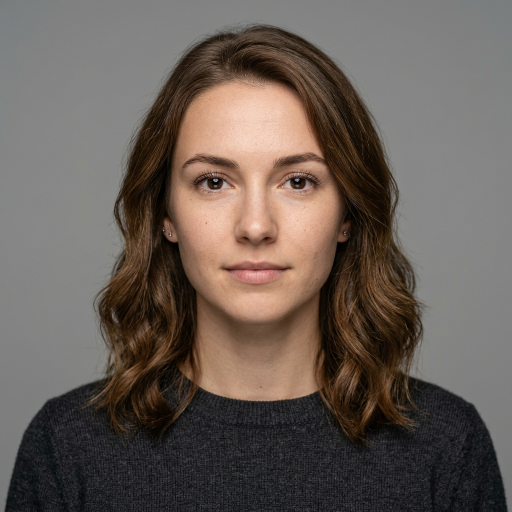
#> input picture samples/AI_face_01.jpg, 1024 x 1024 px (shown at 1/2 size); its folder holds only this picture in this run
$ python -i faces.py   (imports and definitions only)   (older library calls are emulated)
#> lines starting #> are read from the running program, lines starting #| are printed output that depends on the picture
#> further down, picture is the input picture: PIL image 1024x1024 RGB; mean R, G, B 103.8, 93.3, 86.7
"""
faces.py: find faces and prepare them for close inspection.

Calibration (tests/test_faces.py, scratch experiments): comparing a face's noise level and error
level with its surroundings did NOT separate 91 synthetic face swaps (feathered blend, re-saved
once) from 8 real and 13 AI-generated portraits, so those readings are shown as experimental
context and never change the verdict. What the face view adds is (1) where the faces are, for the
markers, and (2) zoomed close-ups sent to the vision model, which sees blending seams, warped
teeth or eyes and mismatched skin far better at full resolution than in a downscaled whole image.

Detector: OpenCV Haar cascade (frontal faces). Uses cv2.data when the pip package ships it,
otherwise the copy in models/ (BSD licence, from the OpenCV repository).
"""

from __future__ import annotations

import os
from pathlib import Path

import numpy as np
from PIL import Image, ImageDraw

try:
    import cv2
except Exception:  # pragma: no cover
    cv2 = None

_MODEL = Path(__file__).resolve().parent / "models" / "haarcascade_frontalface_alt.xml"
_cascade = None
MAX_FACES = 6


_missing = False


def _detector():
    """The face detector, or None when this OpenCV build doesn't include it (some OpenCV 5 builds
    moved CascadeClassifier out): then the face step is skipped instead of failing the analysis."""
    global _cascade, _missing
    if _missing:
        return None
    if cv2 is None or not hasattr(cv2, "CascadeClassifier"):
        _missing = True
        return None
    if _cascade is None:
        candidates = [_MODEL]
        data = getattr(cv2, "data", None)
        if data is not None:
            candidates.insert(0, Path(data.haarcascades) / "haarcascade_frontalface_alt.xml")
        for p in candidates:
            if p.exists():
                try:
                    c = cv2.CascadeClassifier(str(p))
                except Exception:
                    continue
                if not c.empty():
                    _cascade = c
                    break
        if _cascade is None:
            _missing = True
    return _cascade


def available() -> bool:
    return _detector() is not None


def detect(img: Image.Image, max_side: int = 1024) -> list[list[int]]:
    """Face boxes [x0, y0, x1, y1] in image pixels, largest first."""
#> called with max_side = 1024
    casc = _detector()
    if casc is None:
        return []
    gray = np.asarray(img.convert("L"))
    h, w = gray.shape
#> h = 1024; w = 1024
    s = min(1.0, max_side / max(w, h))
#> s = 1
    small = cv2.resize(gray, (max(1, int(w * s)), max(1, int(h * s)))) if s < 1 else gray
    small = cv2.equalizeHist(small)
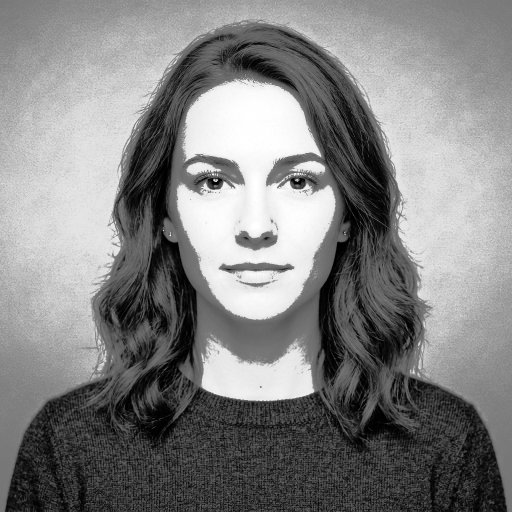
#> small: shape (1024, 1024) (shown at 1/2 size); min 0, max 255, mean 130
    min_side = max(24, int(0.05 * min(small.shape)))
#> min_side = 51
    found = casc.detectMultiScale(small, scaleFactor=1.1, minNeighbors=5, minSize=(min_side, min_side))
#> found = [[312, 202, 403, 403]]
    boxes = [[int(x / s), int(y / s), int((x + fw) / s), int((y + fh) / s)] for x, y, fw, fh in found]
#> boxes = [[312, 202, 715, 605]]
    boxes.sort(key=lambda b: -(b[2] - b[0]) * (b[3] - b[1]))
    return boxes[:MAX_FACES]


def _expand(box, img_size, factor):
    x0, y0, x1, y1 = box
    cx, cy, half = (x0 + x1) / 2, (y0 + y1) / 2, (x1 - x0) * factor / 2
    W, H = img_size
    return [int(max(0, cx - half)), int(max(0, cy - half * 1.1)), int(min(W, cx + half)), int(min(H, cy + half * 1.1))]


def closeups(img: Image.Image, boxes: list[list[int]], size: int = 512, limit: int = 3) -> list[Image.Image]:
    """Face crops with some context (hairline, jaw, neck), scaled to `size` for the vision model."""
    out = []
    for b in boxes[:limit]:
        crop = img.convert("RGB").crop(_expand(b, img.size, 1.6))
        if max(crop.size) > size:
            crop.thumbnail((size, size), Image.LANCZOS)
        elif max(crop.size) < size:
            k = size / max(crop.size)
            crop = crop.resize((int(crop.width * k), int(crop.height * k)), Image.LANCZOS)
        out.append(crop)
    return out


def _readings(gray: np.ndarray, box) -> dict:
    """Experimental: noise and fine detail inside the face compared with a ring around it."""
    H, W = gray.shape
    x0, y0, x1, y1 = box
    cx, cy, rx, ry = (x0 + x1) / 2, (y0 + y1) / 2, (x1 - x0) / 2, (y1 - y0) / 2
    pad = int(max(rx, ry) * 1.7)
    X0, Y0, X1, Y1 = max(0, int(cx - pad)), max(0, int(cy - pad)), min(W, int(cx + pad)), min(H, int(cy + pad))
    g = gray[Y0:Y1, X0:X1]
    if g.size < 400:
        return {}
    yy, xx = np.mgrid[Y0:Y1, X0:X1]
    r = np.sqrt(((xx - cx) / rx) ** 2 + ((yy - cy) / ry) ** 2)
    blur = cv2.GaussianBlur(g, (0, 0), 1.0)
    hp = np.abs(g - blur)
    grad = cv2.GaussianBlur(np.abs(cv2.Laplacian(g, cv2.CV_32F)), (0, 0), 2) + 1
    inner, ring = r < 0.6, (r > 1.1) & (r < 1.6)
    if inner.sum() < 50 or ring.sum() < 50:
        return {}
    lo, hi = np.percentile(grad[inner], [25, 75])
    si, sr = inner & (grad >= lo) & (grad <= hi), ring & (grad >= lo) & (grad <= hi)
    if si.sum() < 30 or sr.sum() < 30:
        return {}
    noise = float(np.log((np.median(hp[si]) + 0.05) / (np.median(hp[sr]) + 0.05)))
    sharp_in = float(np.median(grad[inner])) / (float(np.median(g[inner])) + 1)
    sharp_out = float(np.median(grad[ring])) / (float(np.median(g[ring])) + 1)
    return {"noise_vs_surroundings": round(noise, 2),
            "detail_vs_surroundings": round(float(np.log((sharp_in + 1e-3) / (sharp_out + 1e-3))), 2)}


def analyse(img: Image.Image) -> tuple[dict, list[Image.Image], Image.Image | None]:
    """(stats, close-ups for the vision model, overlay image or None)."""
    if not available():
        return {"status": "skipped", "faces": [],
                "detail": "Face detection isn't available in this OpenCV build (pip install opencv-contrib-python-headless)."}, [], None
    rgb = img.convert("RGB")
    boxes = detect(rgb)
#> boxes = [[312, 202, 715, 605]]
    if not boxes:
        return {"status": "ok", "count": 0, "faces": []}, [], None
    gray = np.asarray(rgb.convert("L"), np.float32)
    W, H = rgb.size
#> W = 1024; H = 1024
    faces = []
    for i, b in enumerate(boxes):
        area = (b[2] - b[0]) * (b[3] - b[1]) / (W * H)
        faces.append({"n": i + 1, "box": b, "share_of_image": round(area, 4), **_readings(gray, b),
                      "closeup": i < 3})
#> this loop made 1 pass
#> (area, H in _readings, W in _readings, x0 in _readings, y0 in _readings, x1 in _readings, y1 in _readings, cx in _readings) on pass 1: (0.155, 1024, 1024, 312, 202, 715, 605, 513.5)
#> pass 1, in _readings, `yy, xx = np.mgrid[Y0:Y1, X0:X1]`:
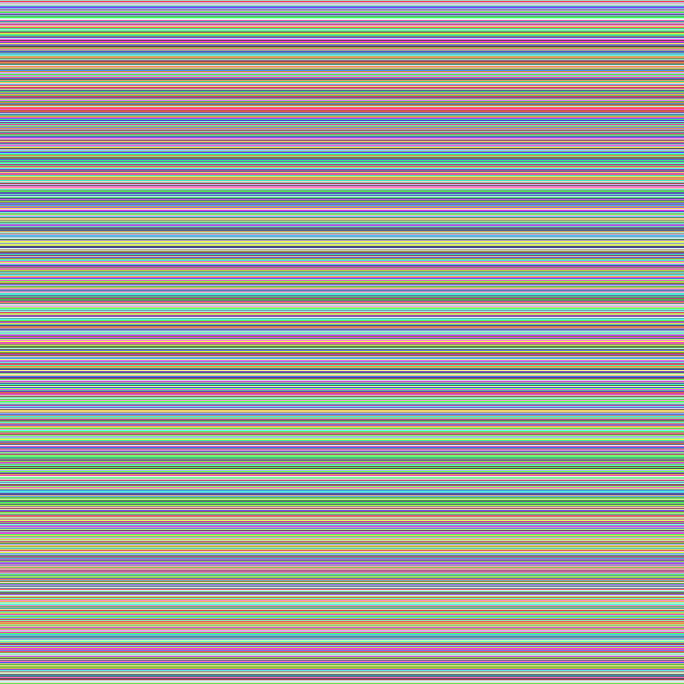
#> yy: shape (684, 684) int64; 684 distinct labels, from 61 to 744; one colour per label, 0 black
#> pass 1, in _readings, `yy, xx = np.mgrid[Y0:Y1, X0:X1]`:
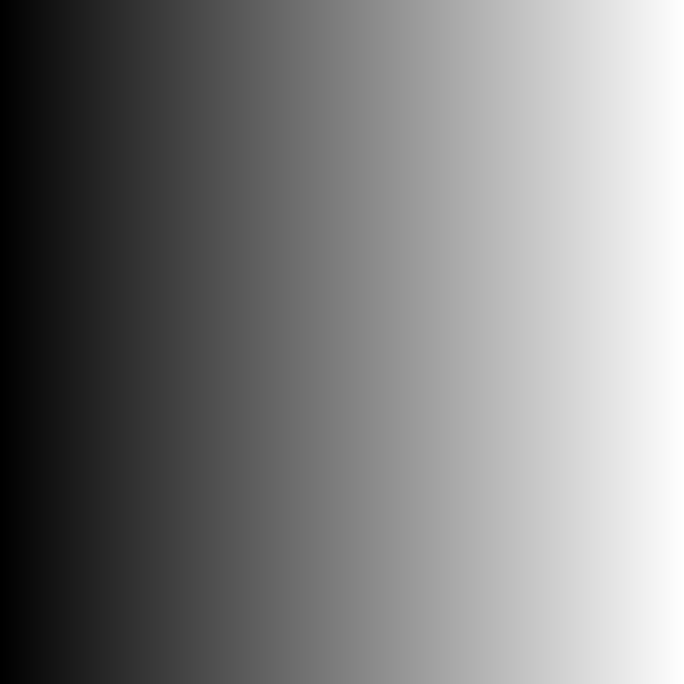
#> xx: shape (684, 684) int64; min 171, max 854, mean 512.5; drawn with min black and max white
#> pass 1, in _readings, `r = np.sqrt(((xx - cx) / rx) ** 2 + ((yy - cy) / ry) ** 2)`:
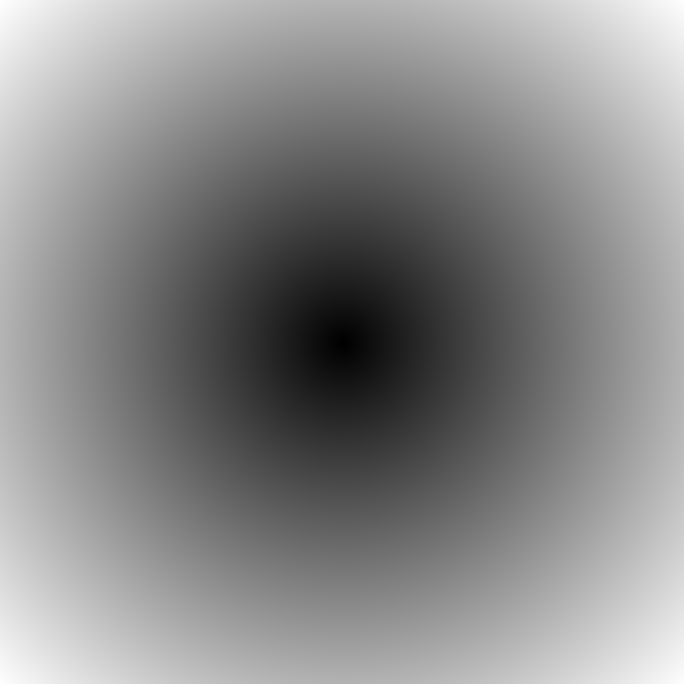
#> r: shape (684, 684) float64; min 0.00351, max 2.4, mean 1.3; drawn with min black and max white
#> after the loop, faces = 1 item
    return {"status": "ok", "count": len(faces), "faces": faces}, closeups(rgb, boxes), overlay(rgb, boxes)
#> the loop in closeups, `for b in boxes[:limit]:` made 1 pass
#> (x0 in _expand, y0 in _expand, x1 in _expand, y1 in _expand, cx in _expand, cy in _expand, half in _expand, W in _expand) on pass 1: (312, 202, 715, 605, 513.5, 403.5, 322.4, 1024)
#> pass 1, in closeups, `crop = img.convert("RGB").crop(_expand(b, img.size, 1.6))`:
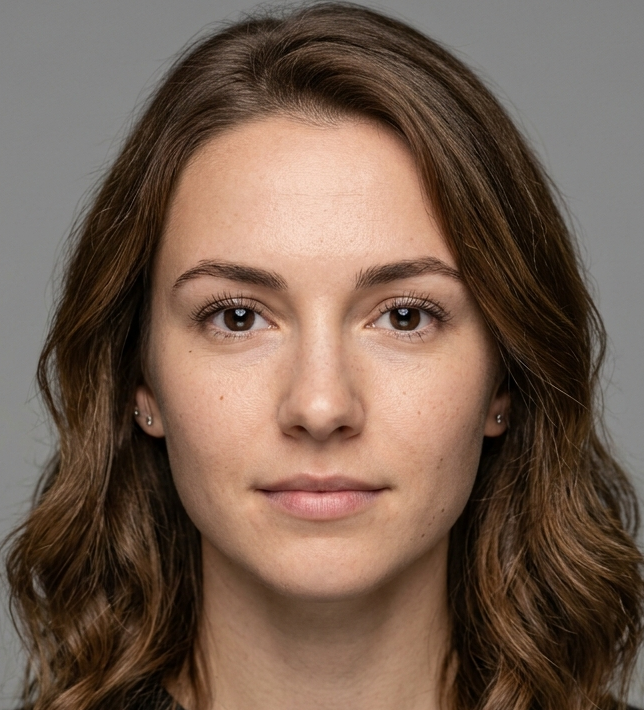
#> crop: PIL image 644x710 RGB; mean R, G, B 117, 94.6, 80.3


def overlay(img: Image.Image, boxes: list[list[int]]) -> Image.Image:
    """The image dimmed outside the faces, so the faces stand out when wiped against the photo."""
    rgb = img.convert("RGB")
    dim = Image.blend(rgb, Image.new("RGB", rgb.size, (20, 32, 43)), 0.62)
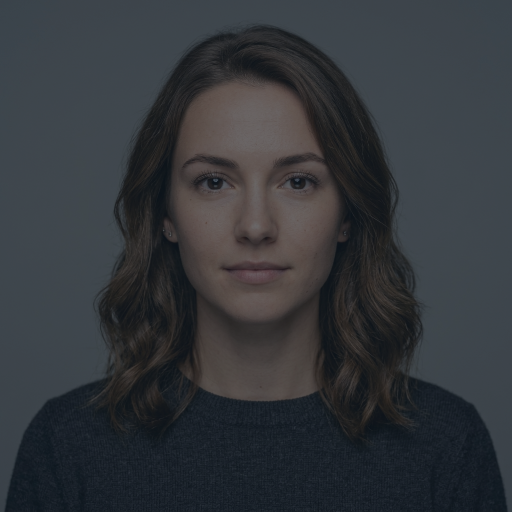
#> dim: PIL image 1024x1024 RGB (shown at 1/2 size); mean R, G, B 51.4, 54.8, 59.1
    mask = Image.new("L", rgb.size, 0)
#> mask: PIL image 1024x1024 L; every value is 0
    d = ImageDraw.Draw(mask)
    for b in boxes:
        e = _expand(b, rgb.size, 1.25)
        d.ellipse(e, fill=255)
#> this loop made 1 pass
#> (x0 in _expand, y0 in _expand, x1 in _expand, y1 in _expand, cx in _expand, cy in _expand, half in _expand, W in _expand) on pass 1: (312, 202, 715, 605, 513.5, 403.5, 251.9, 1024)
    out = Image.composite(rgb, dim, mask)
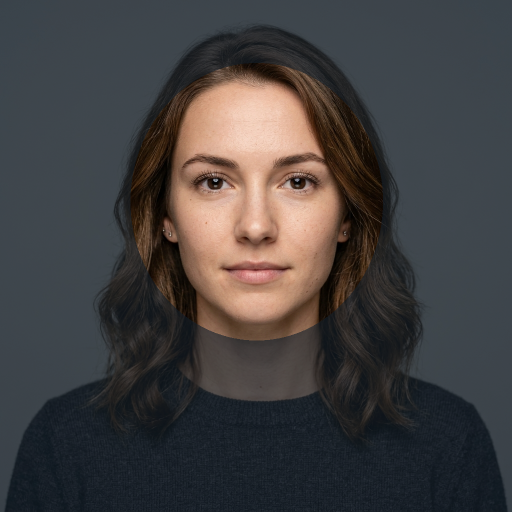
#> out: PIL image 1024x1024 RGB (shown at 1/2 size); mean R, G, B 66.5, 64, 64.4
    d2 = ImageDraw.Draw(out)
    lw = max(2, rgb.width // 400)
#> lw = 2
    for b in boxes:
        d2.ellipse(_expand(b, rgb.size, 1.25), outline=(242, 194, 48), width=lw)
#> this loop made 1 pass
    return out

>>> from PIL import Image
>>> picture = Image.open('samples/AI_face_01.jpg')
>>> result = analyse(picture)

$ run again, on samples/AI_face_02.jpg
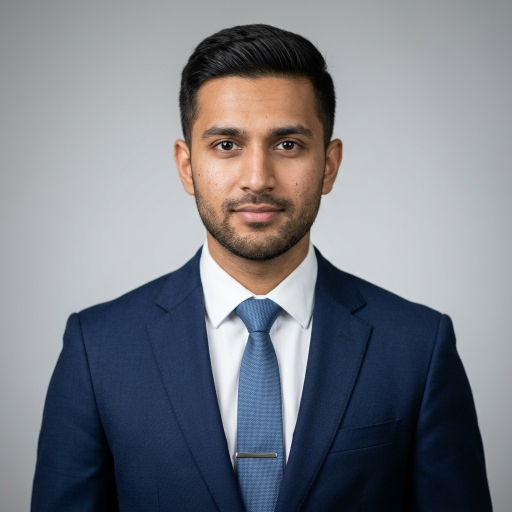
#> input picture samples/AI_face_02.jpg, 1024 x 1024 px (shown at 1/2 size)
#> picture is the input picture: PIL image 1024x1024 RGB; mean R, G, B 122.3, 125.5, 132.7
#> found = [[343, 163, 337, 337]]
#> in detect, `boxes = [[int(x / s), int(y / s), int((x + fw) / s), int((y + fh) / s)..`: boxes = [[343, 163, 680, 500]]
#> the loop in analyse, `for i, b in enumerate(boxes):` made 1 pass
#> (area, H in _readings, W in _readings, x0 in _readings, y0 in _readings, x1 in _readings, y1 in _readings, cx in _readings) on pass 1: (0.108, 1024, 1024, 343, 163, 680, 500, 511.5)
#> pass 1, in _readings, `yy, xx = np.mgrid[Y0:Y1, X0:X1]`:
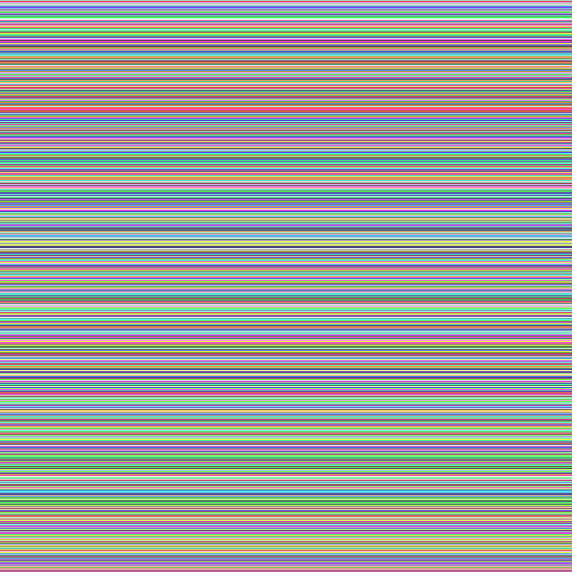
#> yy: shape (572, 572) int64; 572 distinct labels, from 45 to 616; one colour per label, 0 black
#> after the loop in analyse, `for i, b in enumerate(boxes):`: faces = 1 item
#> the loop in closeups, `for b in boxes[:limit]:` made 1 pass
#> (x0 in _expand, y0 in _expand, x1 in _expand, y1 in _expand, cx in _expand, cy in _expand, half in _expand, W in _expand) on pass 1: (343, 163, 680, 500, 511.5, 331.5, 269.6, 1024)
#> mask: PIL image 1024x1024 L; every value is 0
#> the loop in overlay, `for b in boxes:` made 1 pass
#> (x0 in _expand, y0 in _expand, x1 in _expand, y1 in _expand, cx in _expand, cy in _expand, half in _expand, W in _expand) on pass 1: (343, 163, 680, 500, 511.5, 331.5, 210.6, 1024)
#> in overlay, `out = Image.composite(rgb, dim, mask)`:
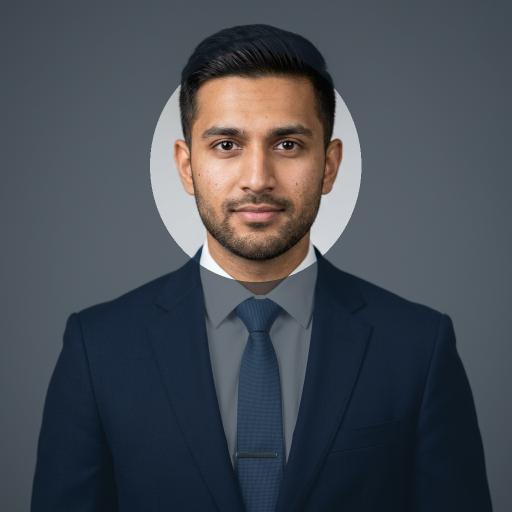
#> out: PIL image 1024x1024 RGB (shown at 1/2 size); mean R, G, B 70.5, 75.7, 83
#> the loop in overlay, `for b in boxes:` made 1 pass

$ run again, on samples/AI_face_03.jpg
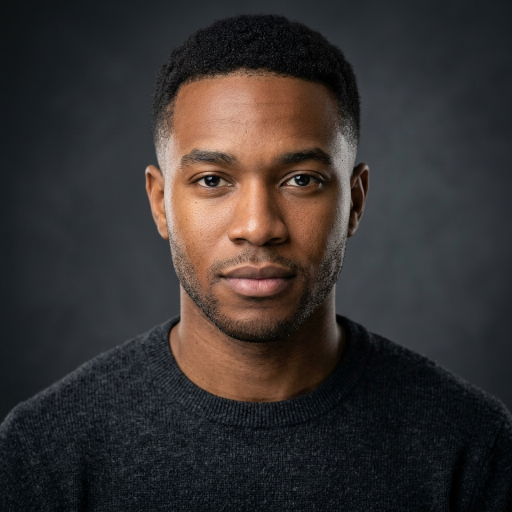
#> input picture samples/AI_face_03.jpg, 1024 x 1024 px (shown at 1/2 size)
#> picture is the input picture: PIL image 1024x1024 RGB; mean R, G, B 54.3, 49.1, 48
#> found = [[271, 173, 478, 478]]
#> in detect, `boxes = [[int(x / s), int(y / s), int((x + fw) / s), int((y + fh) / s)..`: boxes = [[271, 173, 749, 651]]
#> the loop in analyse, `for i, b in enumerate(boxes):` made 1 pass
#> (area, H in _readings, W in _readings, x0 in _readings, y0 in _readings, x1 in _readings, y1 in _readings, cx in _readings) on pass 1: (0.218, 1024, 1024, 271, 173, 749, 651, 510)
#> pass 1, in _readings, `yy, xx = np.mgrid[Y0:Y1, X0:X1]`:
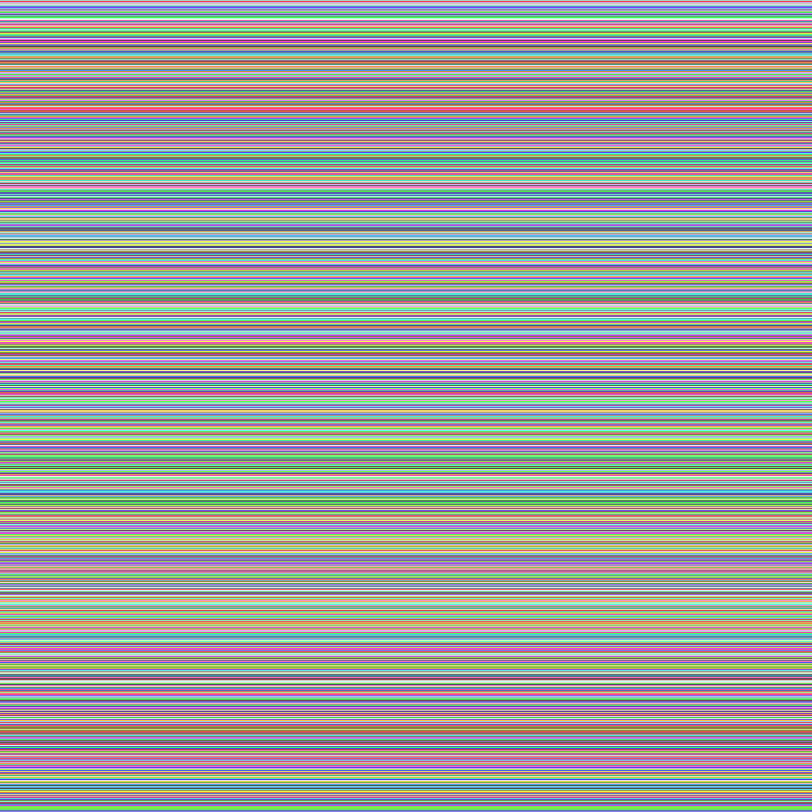
#> yy: shape (812, 812) int64; 812 distinct labels, from 6 to 817; one colour per label, 0 black
#> after the loop in analyse, `for i, b in enumerate(boxes):`: faces = 1 item
#> the loop in closeups, `for b in boxes[:limit]:` made 1 pass
#> (x0 in _expand, y0 in _expand, x1 in _expand, y1 in _expand, cx in _expand, cy in _expand, half in _expand, W in _expand) on pass 1: (271, 173, 749, 651, 510, 412, 382.4, 1024)
#> mask: PIL image 1024x1024 L; every value is 0
#> the loop in overlay, `for b in boxes:` made 1 pass
#> (x0 in _expand, y0 in _expand, x1 in _expand, y1 in _expand, cx in _expand, cy in _expand, half in _expand, W in _expand) on pass 1: (271, 173, 749, 651, 510, 412, 298.8, 1024)
#> in overlay, `out = Image.composite(rgb, dim, mask)`:
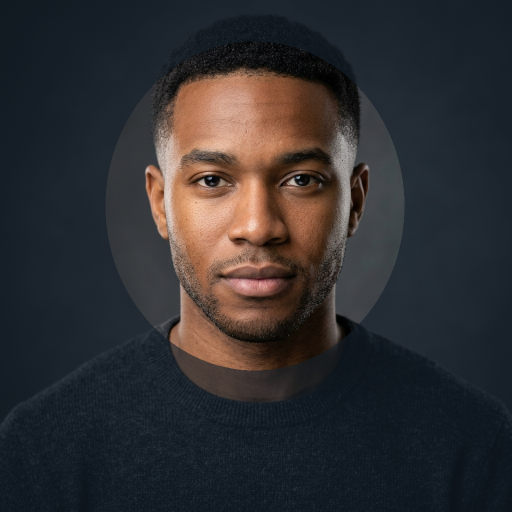
#> out: PIL image 1024x1024 RGB (shown at 1/2 size); mean R, G, B 47.9, 46.7, 48.9
#> the loop in overlay, `for b in boxes:` made 1 pass

$ run again, on samples/AI_face_04.jpg
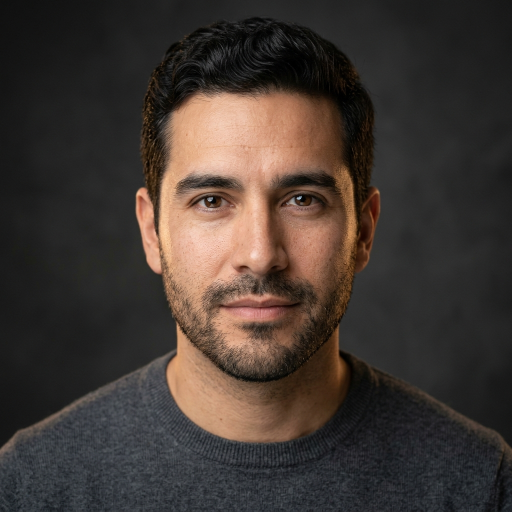
#> input picture samples/AI_face_04.jpg, 1024 x 1024 px (shown at 1/2 size)
#> picture is the input picture: PIL image 1024x1024 RGB; mean R, G, B 65, 55.6, 50.3
#> found = [[251, 196, 524, 524]]
#> in detect, `boxes = [[int(x / s), int(y / s), int((x + fw) / s), int((y + fh) / s)..`: boxes = [[251, 196, 775, 720]]
#> the loop in analyse, `for i, b in enumerate(boxes):` made 1 pass
#> (area, H in _readings, W in _readings, x0 in _readings, y0 in _readings, x1 in _readings, y1 in _readings, cx in _readings) on pass 1: (0.262, 1024, 1024, 251, 196, 775, 720, 513)
#> after the loop in analyse, `for i, b in enumerate(boxes):`: faces = 1 item
#> the loop in closeups, `for b in boxes[:limit]:` made 1 pass
#> (x0 in _expand, y0 in _expand, x1 in _expand, y1 in _expand, cx in _expand, cy in _expand, half in _expand, W in _expand) on pass 1: (251, 196, 775, 720, 513, 458, 419.2, 1024)
#> mask: PIL image 1024x1024 L; every value is 0
#> the loop in overlay, `for b in boxes:` made 1 pass
#> (x0 in _expand, y0 in _expand, x1 in _expand, y1 in _expand, cx in _expand, cy in _expand, half in _expand, W in _expand) on pass 1: (251, 196, 775, 720, 513, 458, 327.5, 1024)
#> in overlay, `out = Image.composite(rgb, dim, mask)`:
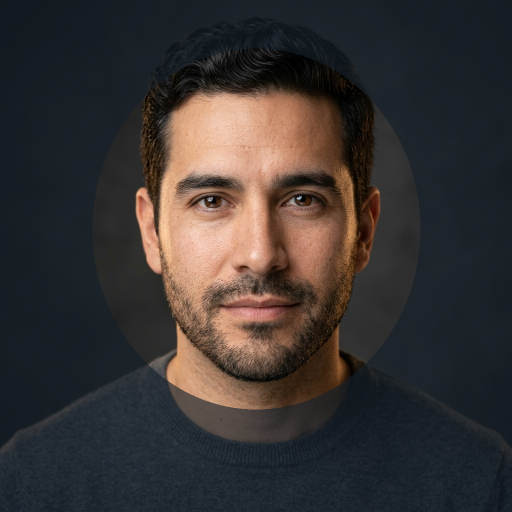
#> out: PIL image 1024x1024 RGB (shown at 1/2 size); mean R, G, B 56.2, 51.8, 50.9
#> the loop in overlay, `for b in boxes:` made 1 pass
